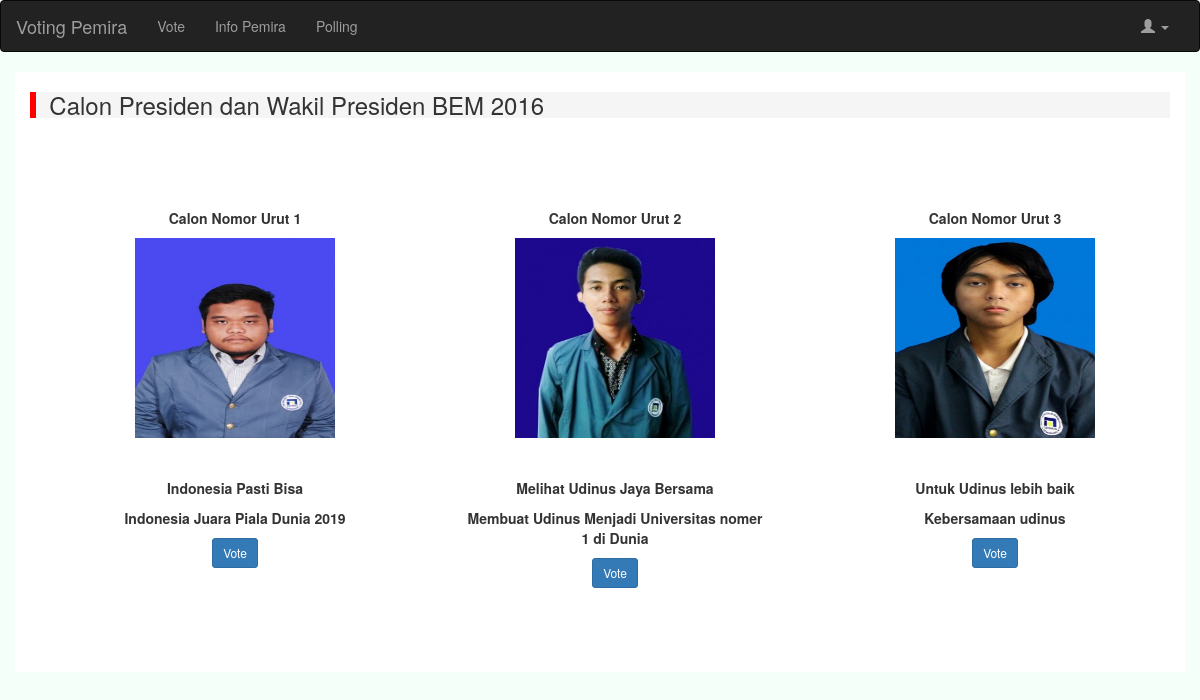
The app's page /homepages.php?no=1 (signed in) with its own data.
### tables this page shows
CREATE TABLE `calonpresiden` (
  `nama` varchar(50) NOT NULL,
  `nim` varchar(20) NOT NULL,
  `ttl` varchar(20) NOT NULL,
  `status` varchar(20) NOT NULL,
  `progdi` varchar(200) NOT NULL,
  `visi` varchar(500) NOT NULL,
  `misi` varchar(500) NOT NULL,
  `no` varchar(20) NOT NULL,
  `foto` varchar(250) NOT NULL
);

### homepages.php (the view, shortened to what this page needs)
<?php
 require_once "koneksi.php";
?>
<!DOCTYPE html>
  <html lang="eu">
<html>
<head>
    <link rel="stylesheet" type="text/css" href="css/bootstrap.css">
    <link rel="stylesheet" type="text/css" href="style.css">
    <link href="css/bootstrap.min.css" rel="stylesheet">
  <link rel="stylesheet" href="https://maxcdn.bootstrapcdn.com/bootstrap/3.3.7/css/bootstrap.min.css">
</head>
<body style="background-color: #F5FFFA">
    <nav class="navbar navbar-inverse">
  <div class="container-fluid">
    <div class="navbar-header">
      <a class="navbar-brand" href="#">Voting Pemira</a>
    </div>
    <div class="collapse navbar-collapse" id="bs-example-navbar-collapse-1">
      <ul class="nav navbar-nav">
        <li><a href="homepages.php?no=1">Vote <span class="sr-only">(current)</span></a></li>
        <li><a href="infopemira.php?no=1">Info Pemira <span class="sr-only">(current)</span></a></li>
        <li><a href="polling.php">Polling <span class="sr-only">(current)</span></a></li>
      </ul>
      <ul class="nav navbar-nav navbar-right">
        <li class="dropdown">
          <a href="#" class="dropdown-toggle" data-toggle="dropdown" role="button" aria-haspopup="true" aria-expanded="false"><span class="glyphicon glyphicon-user" aria-hidden="true"></span> <?php echo $_SESSION['Nim']; ?> <span class="caret"></span></a>
        </li>
      </ul>
    </div>
  </div>
</nav>
<div style="background-color: #FFFFFF;height: 600px " class="container">
<h3 class="Roboto" style="border-left: 6px solid red;background-color:#F5F5F5;"> &nbsp Calon Presiden dan Wakil Presiden BEM 2016</h3>
<br>
<br>
<br>
<div class="container" align="center">
<?php
  $stmt = $DB_con->prepare('SELECT * FROM calonpresiden ORDER BY no');
  $stmt->execute();
 if($stmt->rowCount() > 0)
 {
  while($row=$stmt->fetch(PDO::FETCH_ASSOC))
  {
   ?>
    <div class="col-sm-4">
        <div style="background-color:#FFFFFF;width: 300px;height: 400px; ">
        <br>
        <strong>
        <p>Calon Nomor Urut <?php echo $row['no'] ?></p>
        <img src="user_image/<?php echo $row['foto']; ?>" alt="Calon" width="200" height="200" ><br><br><br>
        <p> <?php echo $row['visi']?></p>
        <p>  <?php echo $row['misi'] ?></p>
        </strong>
        <a href="homepages.php?Norut=<?php echo $row['no'] ?>" class="btn btn-primary btn-sm" role="button">Vote</a>
        </div>
    </div>
<?php
}
}
?>
 </div>
</div>
  </body>
</html>

### records on screen
calonpresiden: no "1", foto (picture), visi "Indonesia Pasti Bisa", misi "Indonesia Juara Piala Dunia 2019"
calonpresiden: no "2", foto (picture), visi "Melihat Udinus Jaya Bersama", misi "Membuat Udinus Menjadi Universitas nomer 1 di Dunia"
calonpresiden: no "3", foto (picture), visi "Untuk Udinus lebih baik", misi "Kebersamaan udinus"
